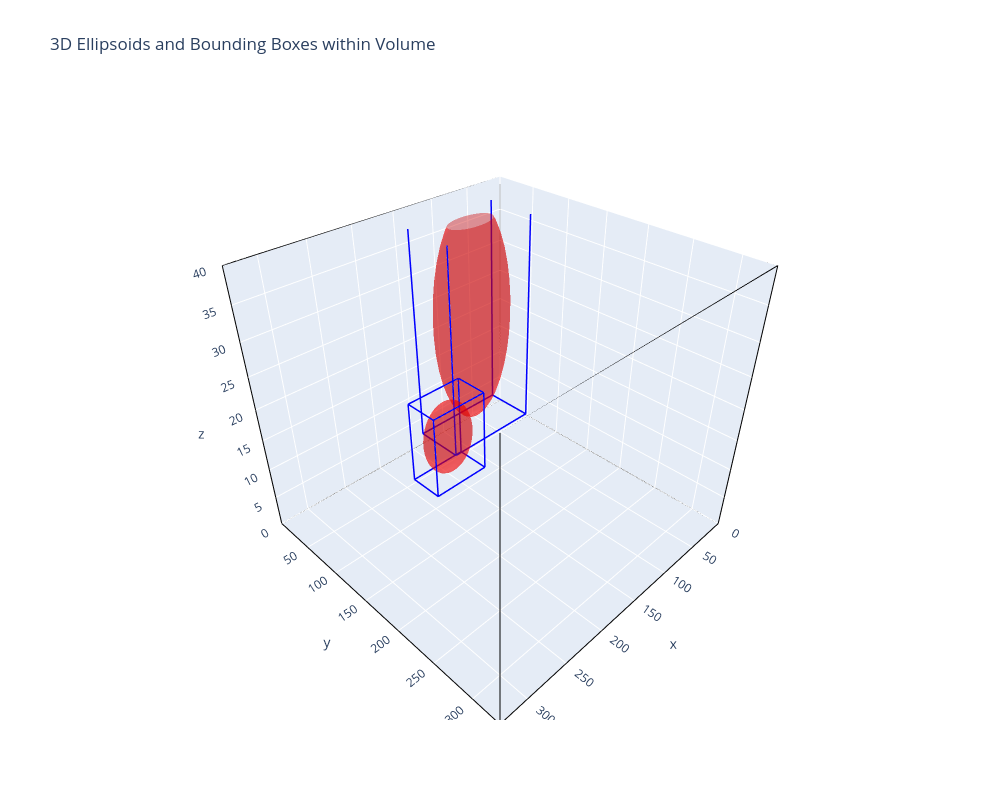
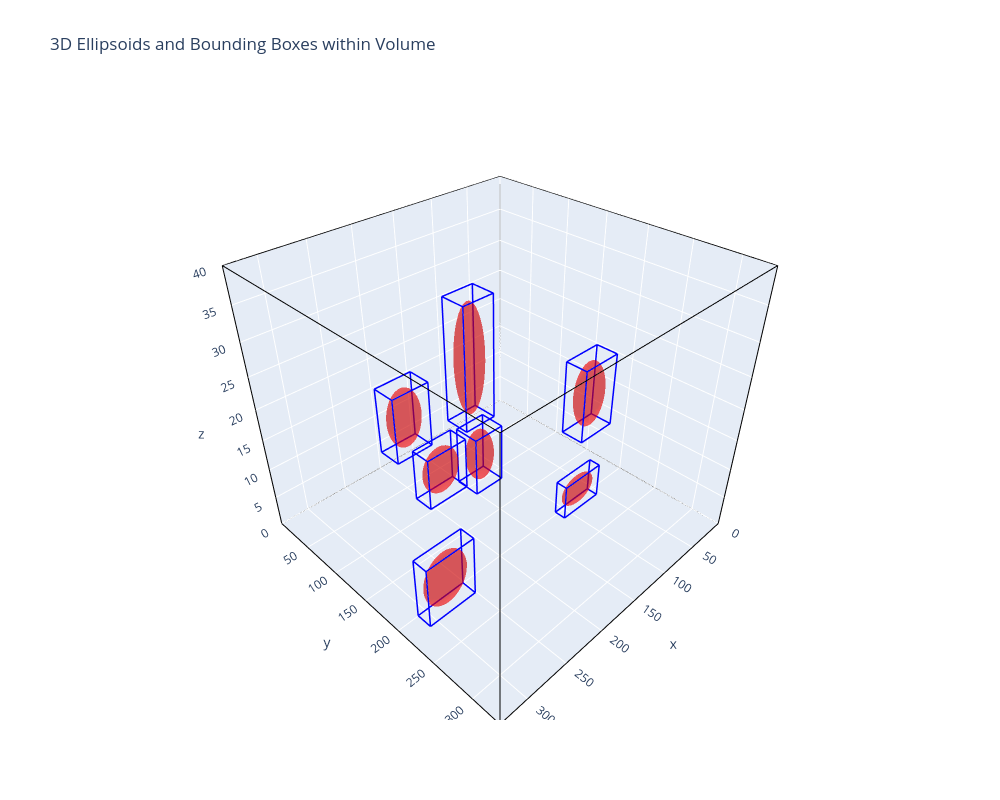
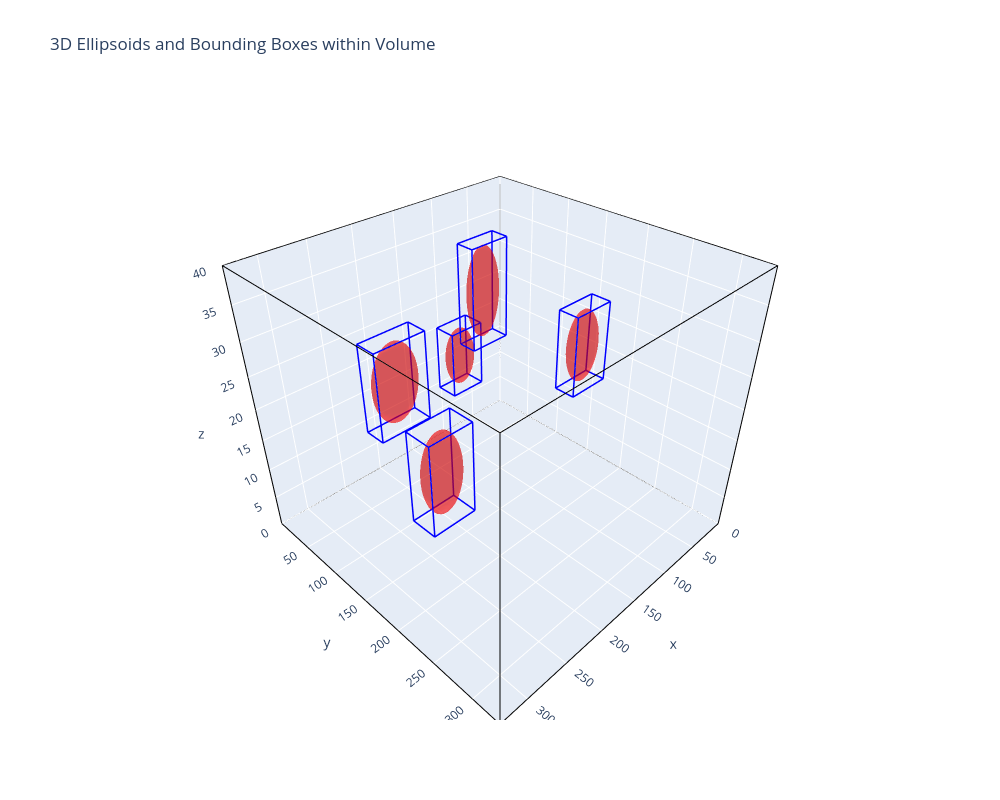
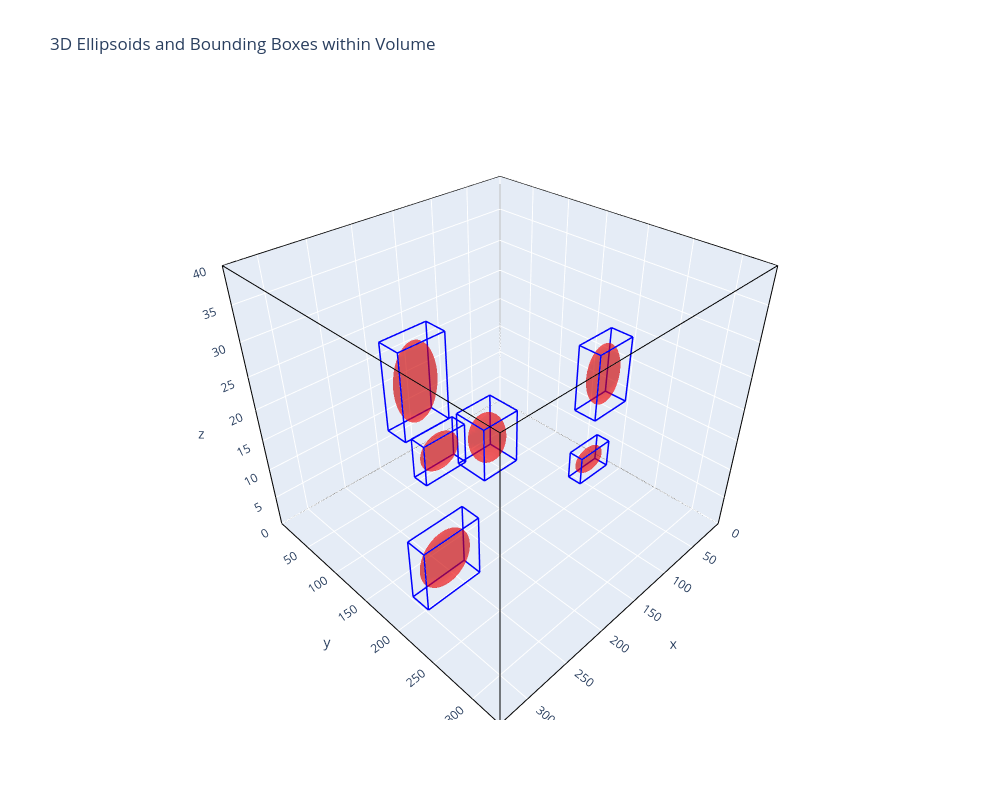

Notebook code cell kept with these figures, in order:
### Code cell
# Filter for WATER scans
water_df = df_images[df_images['Scan Type'] == 'WATER']

# Loop through each row and plot
for idx, row in water_df.iterrows():
    print(f"Plotting scan {row['File']} (index {idx})")
    plot_blobs_and_volumes(blobs=row['blobs'], volumes=row['volumes'])
